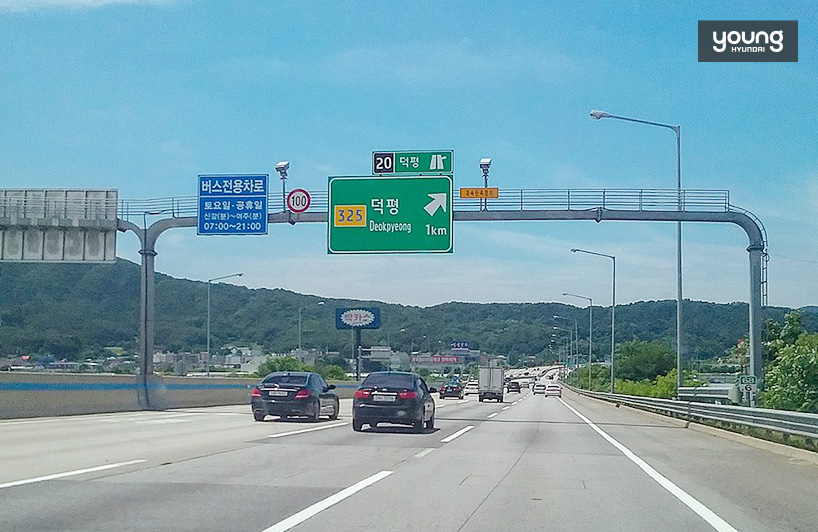
//> input picture team_project/road_sign02.jpg, 818 x 532 px, given in place of road_video.mp4, which was not available
$ ./소스   (built with g++ and OpenCV 4)
//> lines starting //> are read from the running program, lines starting //| are printed output that depends on the picture; after the words box and inside, x2 and y2 are one past the last pixel; in counts of white or black regions, pixels touching at a corner belong together; pictures that were not available may be replaced by others from this repository, and a replacement may not be noted
#include <opencv2/opencv.hpp>
#include <iostream>

using namespace cv;
using namespace std;

Mat find_green_video(Mat frame);
void find_text();
void find_blue();
void find_green_img();

int main() {
	VideoCapture cap("road_video.mp4");

	if (!cap.isOpened()) {
		cerr << "Video open faild!" << endl;
		return 0;
	}

	Mat frame;
	while (true) {
		cap >> frame;
//> frame is the input picture: 532 rows x 818 cols, CV_8UC3; mean B, G, R 174.3, 161.4, 122.2
		if (frame.empty())
			break;
		Mat dst = find_green_video(frame);

		imshow("result", dst);
		if (waitKey(30) == 27)
			//destroyAllWindows();
			break;
	}

	//find_blue();
	//find_text();
	return 0;
}

// [147 lines left out: functions find_green_img, find_blue, not called in this run]

//https://www.youtube.com/watch?v=kOqUw7t5bYk&t=479s
//https://stackoverflow.com/questions/46044853/opencv-draw-rectangles-around-only-large-contours
//https://poorman.tistory.com/184
Mat find_green_video(Mat frame) {
	Mat kernel1 = getStructuringElement(MORPH_ELLIPSE, Size(3, 3));
	Mat kernel2 = getStructuringElement(MORPH_ELLIPSE, Size(9, 9));

	Mat dst;
	resize(frame, dst, Size(800, 800));//사진 (800,800)으로 크기 변환
	Mat gray_src;
	cvtColor(dst, gray_src, COLOR_BGR2GRAY);
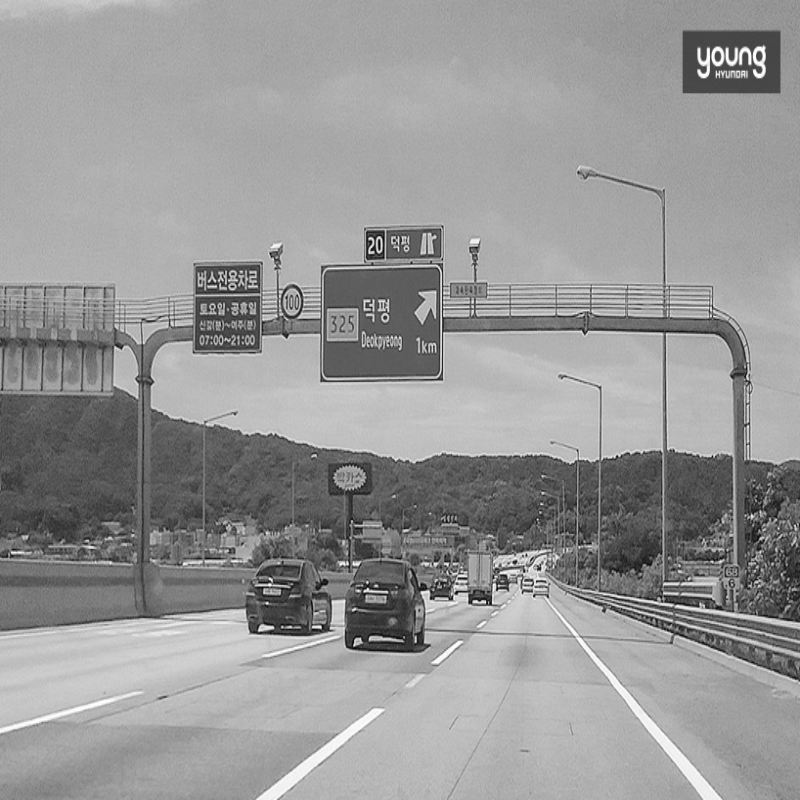
//> gray_src: 800 rows x 800 cols, CV_8UC1; min 1, max 255, mean 151


	Mat img_hsv;
	cvtColor(dst, img_hsv, COLOR_BGR2HSV);
//> img_hsv: 800 rows x 800 cols, CV_8UC3; mean H, S, V 88.1, 80.6, 177

	Mat green_mask, green_img;

	//그림판 스포이드를 이용하여 대략적인 녹색 표지판 h값 찾음 (70~90)
	Scalar lower_green = Scalar(75, 120, 80); //(h,s,v)->(색상, 채도, 선명도)
	Scalar upper_green = Scalar(95, 255, 150);

	//초록색 영역 검출
	inRange(img_hsv, lower_green, upper_green, green_mask);
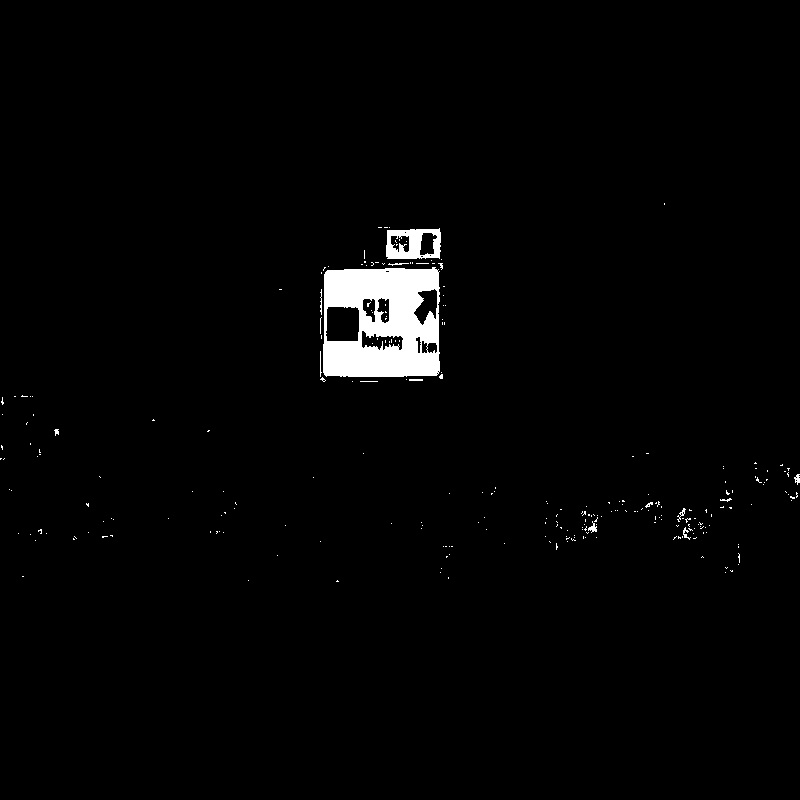
//> green_mask: 800 rows x 800 cols, CV_8UC1; 1.9% white; 260 white regions (247 under 20 px), largest, box (x1, y1, x2, y2) and area: (323, 267, 440, 377) 9857, (386, 228, 441, 259) 1101, (588, 521, 597, 533) 50
	//morphologyEx(green_mask, green_mask, MORPH_OPEN, kernel1);
	//morphologyEx(green_mask, green_mask, MORPH_CLOSE, kernel1);

	//원본이미지에 위에서 구한 초록색 마스크 합성
	bitwise_and(dst, dst, green_img, green_mask);
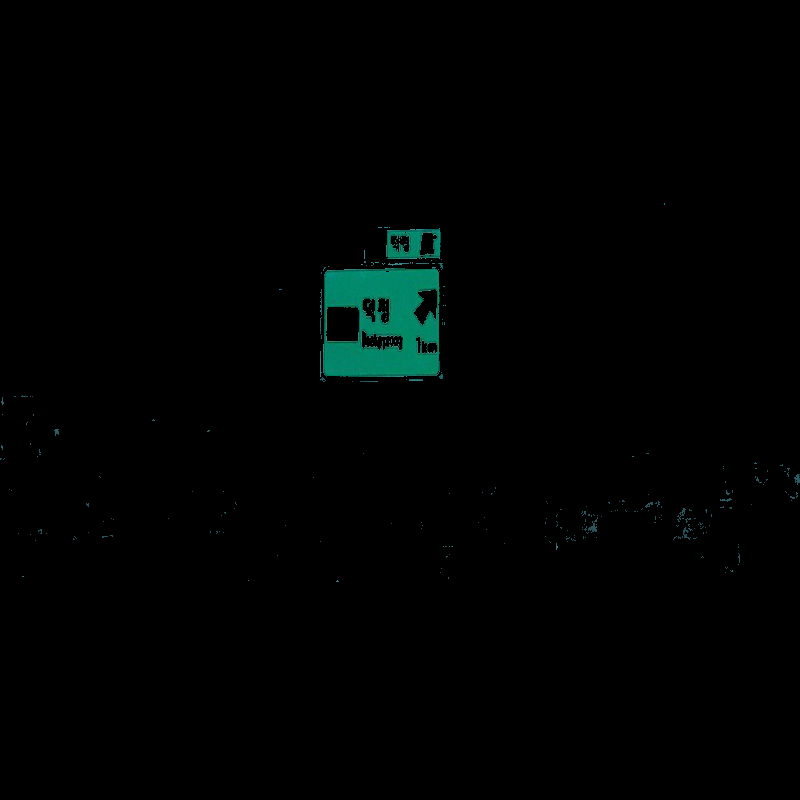
//> green_img: 800 rows x 800 cols, CV_8UC3; mean B, G, R 1.9, 2.4, 0.2

	imshow("green_mask", green_mask);
	imshow("green_img", green_img);

	Mat img_canny;
	Canny(green_img, img_canny, 100, 150);//canny 연산으로 에지 검출
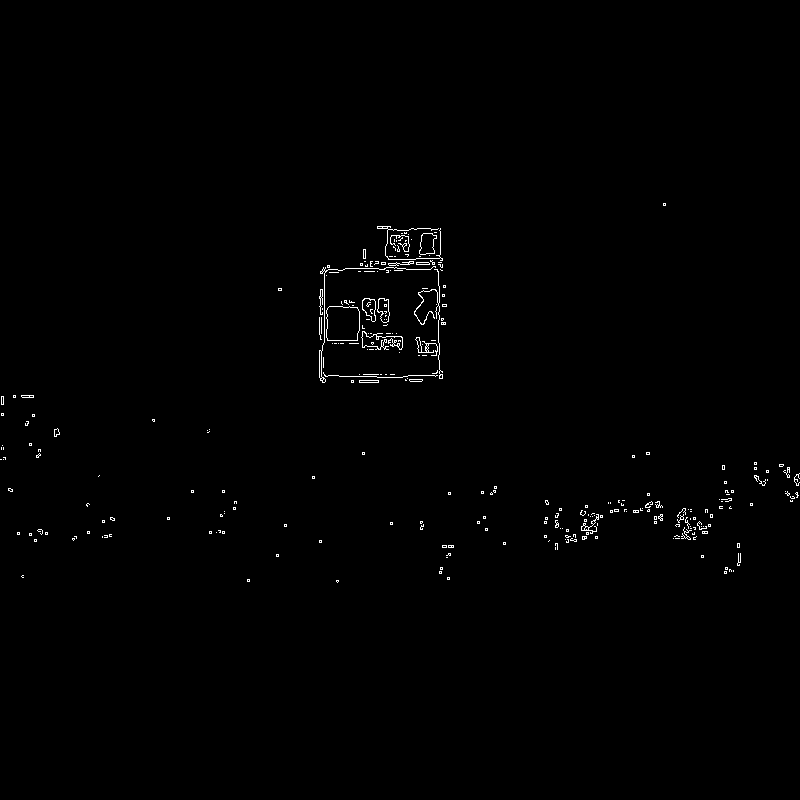
//> img_canny: 800 rows x 800 cols, CV_8UC1; 0.61% white in thin lines or dots, all inside (x1, y1, x2, y2) = (0, 203, 800, 583)
	//imshow("canny", img_canny);

	Mat morpho;
	morphologyEx(img_canny, morpho, MORPH_CLOSE, kernel2);//모폴로지 닫힘
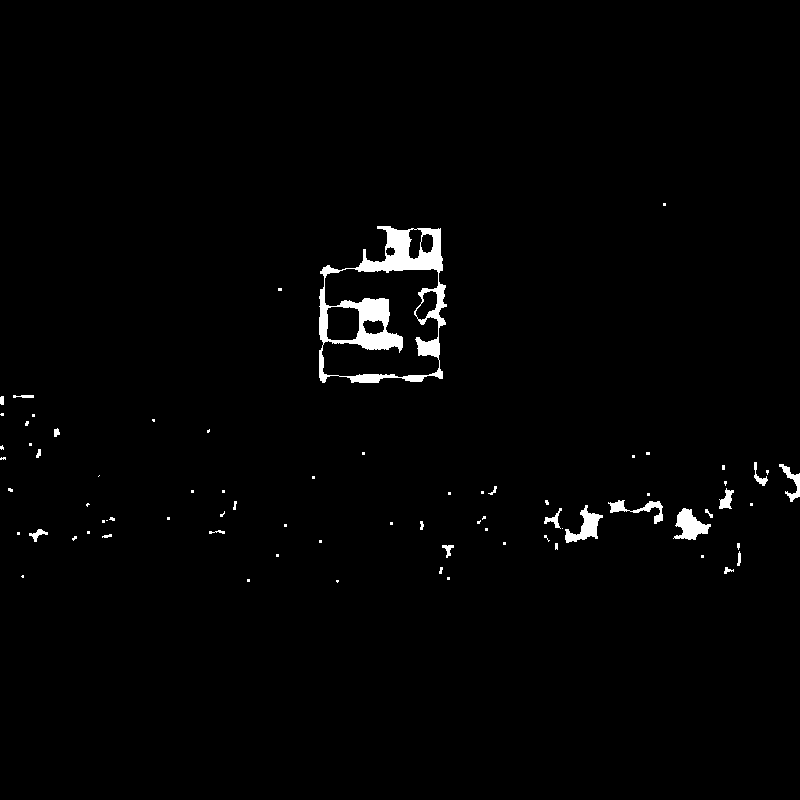
//> morpho: 800 rows x 800 cols, CV_8UC1; 1.5% white; 75 white regions (51 under 20 px)
	//imshow("morpho", morpho);

	vector<vector<Point>> contours;//외곽선 저장할 변수
	vector<Vec4i>hierarchy;//외곽선의 계층 정보 담는 변수
	findContours(morpho, contours, RETR_EXTERNAL, CHAIN_APPROX_SIMPLE);//외곽선 검출
//> contours = 75 contours, 60 with area under 20; largest, box (x1, y1, x2, y2) and area: (319, 226, 447, 383) 15645, (673, 508, 711, 540) 584, (565, 505, 603, 543) 514, (608, 500, 663, 524) 314, (779, 464, 800, 502) 208

	//빨간색으로 외곽선 출력
	Mat dst2;
	dst.copyTo(dst2);
	drawContours(dst2, contours, -1, Scalar(0,0,255),2);
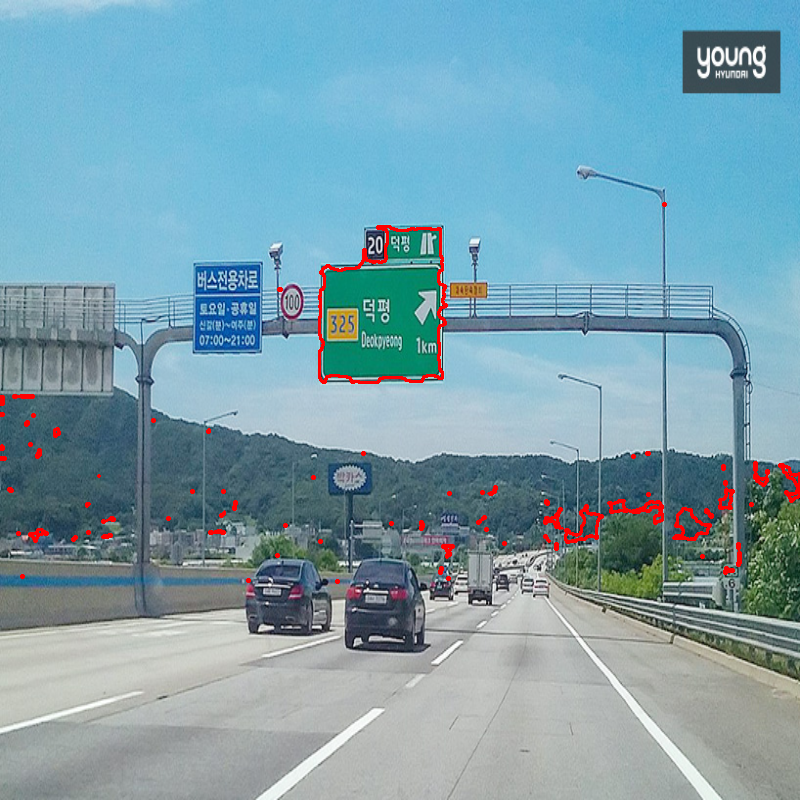
//> dst2: 800 rows x 800 cols, CV_8UC3; mean B, G, R 173, 160.1, 124
	//imshow("dst2", dst2);

	for (vector<Point>& pts : contours) {
		if (contourArea(pts) < 40)
			continue;
		vector<Point> approx;
		approxPolyDP(pts, approx, arcLength(pts, true) * 0.035, true);

		int vtc = (int)approx.size();

		//꼭지점 개수가 4개이거나 6개인 경우 바운딩 박스를 그림
		if (vtc == 4 ||vtc == 6) {
			Rect rc = boundingRect(pts);
			rectangle(dst, rc, Scalar(0, 0, 255), 2);
		}
	}
//> this loop made 75 passes
//> (vtc, rc) on passes 10, 21, 37, 57, 74: (6, Rect(442, 545, 12, 13)), (6, Rect(29, 529, 19, 13)), (6, Rect(565, 505, 38, 38)), (6, Rect(754, 462, 14, 24)), (4, Rect(319, 226, 128, 157))
//> vtc on passes 35, 36, 41, 48, 56: 8, 7, 8, 7, 7
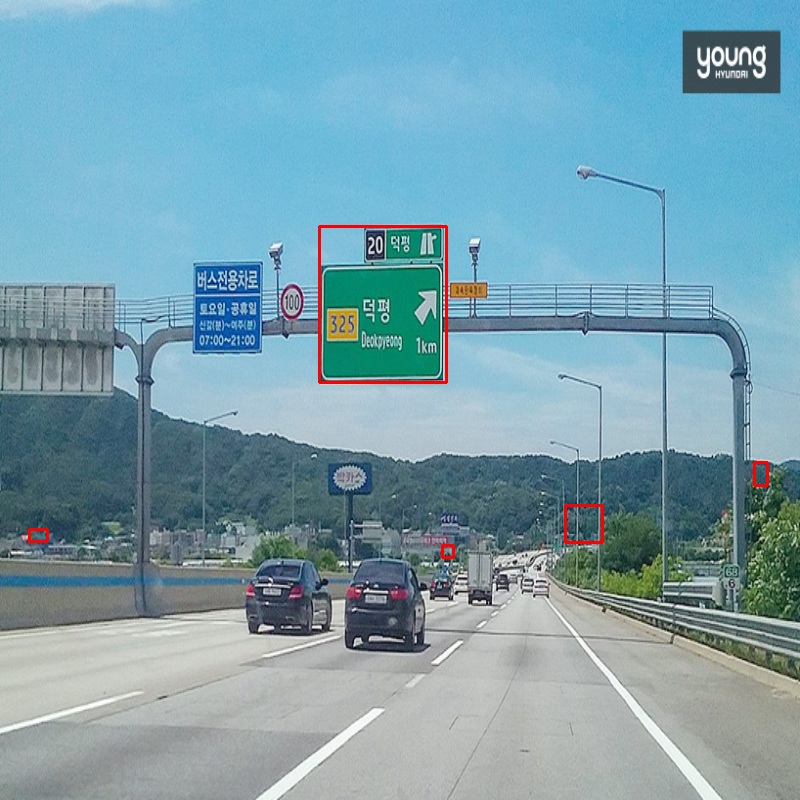
//> dst: 800 rows x 800 cols, CV_8UC3; mean B, G, R 173.5, 160.6, 122.7
//> the Esc key is pressed
	return dst;
	//imshow("result", dst);
	//waitKey();
}


// [59 lines left out: function find_text, not called in this run]

$ run again, on team_project/road_sign06.jpg
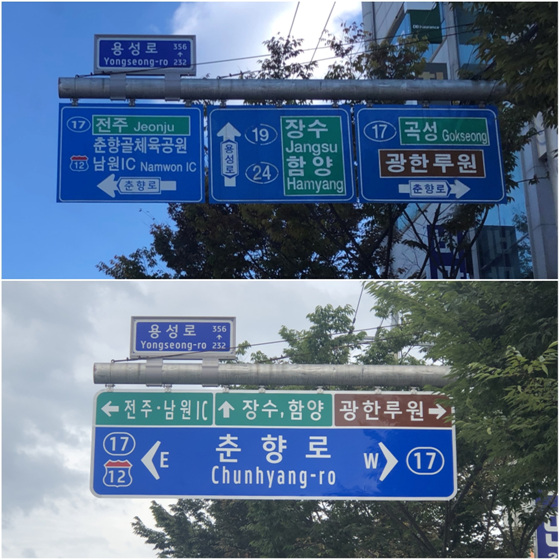
//> input picture team_project/road_sign06.jpg, 560 x 560 px, given in place of road_video.mp4, which was not available
//> frame is the input picture: 560 rows x 560 cols, CV_8UC3; mean B, G, R 139.9, 112.6, 90.3
//> img_hsv: 800 rows x 800 cols, CV_8UC3; mean H, S, V 97.8, 95.4, 141.4
//> in find_green_video, `inRange(img_hsv, lower_green, upper_green, green_mask);`:
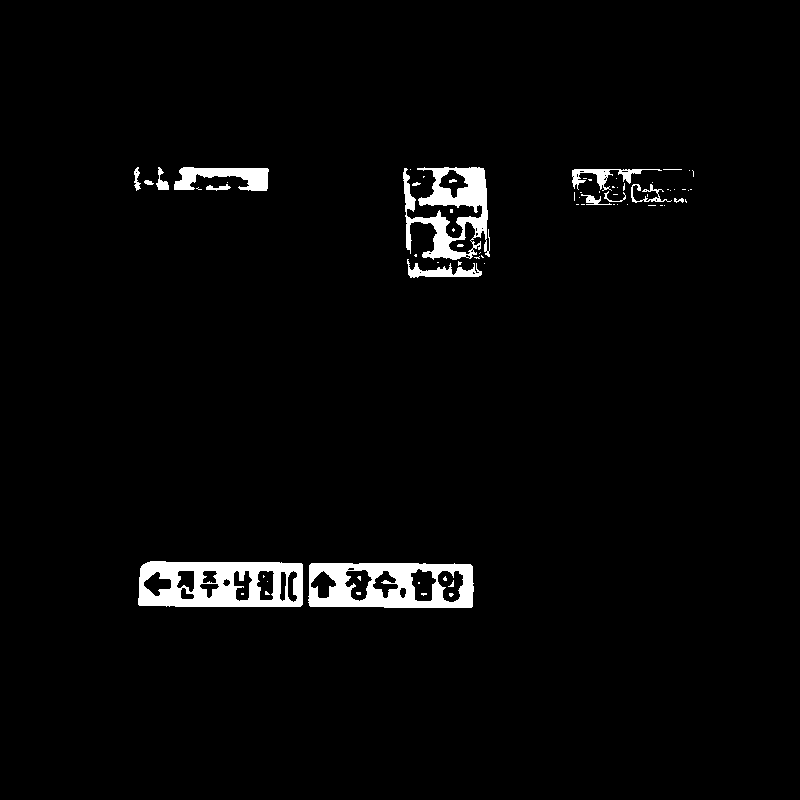
//> green_mask: 800 rows x 800 cols, CV_8UC1; 2.8% white; 72 white regions (56 under 20 px), largest, box (x1, y1, x2, y2) and area: (138, 561, 303, 607) 5270, (308, 563, 474, 608) 4867, (403, 167, 490, 260) 3833
//> img_canny: 800 rows x 800 cols, CV_8UC1; 0.81% white in thin lines or dots, all inside (x1, y1, x2, y2) = (133, 166, 695, 609)
//> morpho: 800 rows x 800 cols, CV_8UC1; 2.6% white; 5 white regions (1 under 20 px)
//> contours = 4 contours; box (x1, y1, x2, y2) and area: (137, 560, 474, 609) 14622, (402, 166, 491, 278) 8858, (571, 168, 695, 207) 3167, (133, 166, 270, 192) 2278
//> dst2: 800 rows x 800 cols, CV_8UC3; mean B, G, R 138.6, 111.4, 92.2
//> the loop in find_green_video, `for (vector<Point>& pts : contours)` made 4 passes
//> (vtc, rc) on passes 1, 3: (4, Rect(137, 560, 337, 49)), (4, Rect(402, 166, 89, 112))
//> after the loop in find_green_video, `for (vector<Point>& pts : contours)`:
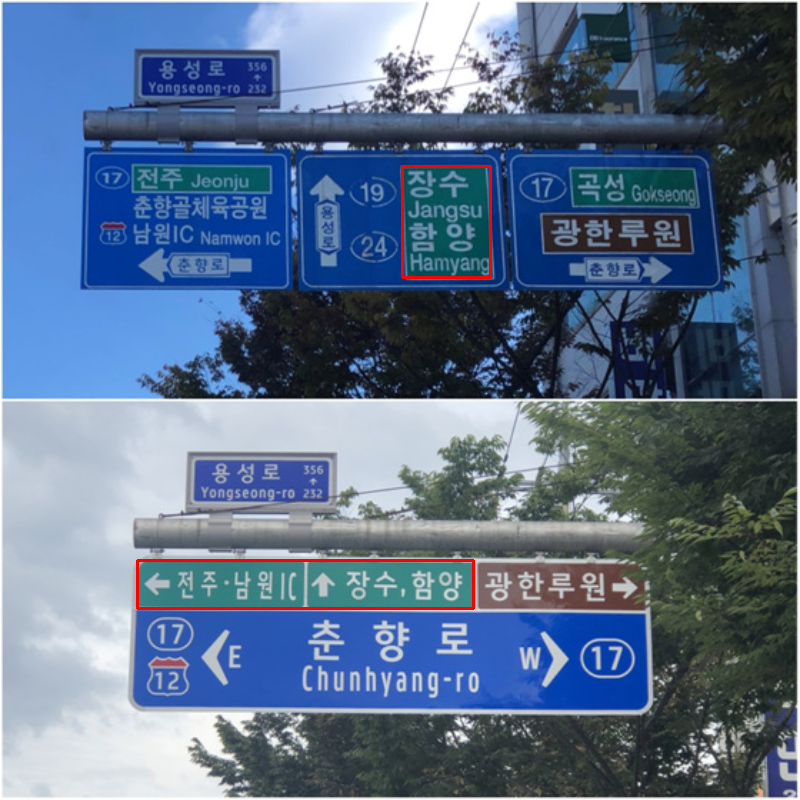
//> dst: 800 rows x 800 cols, CV_8UC3; mean B, G, R 138.9, 111.7, 91
